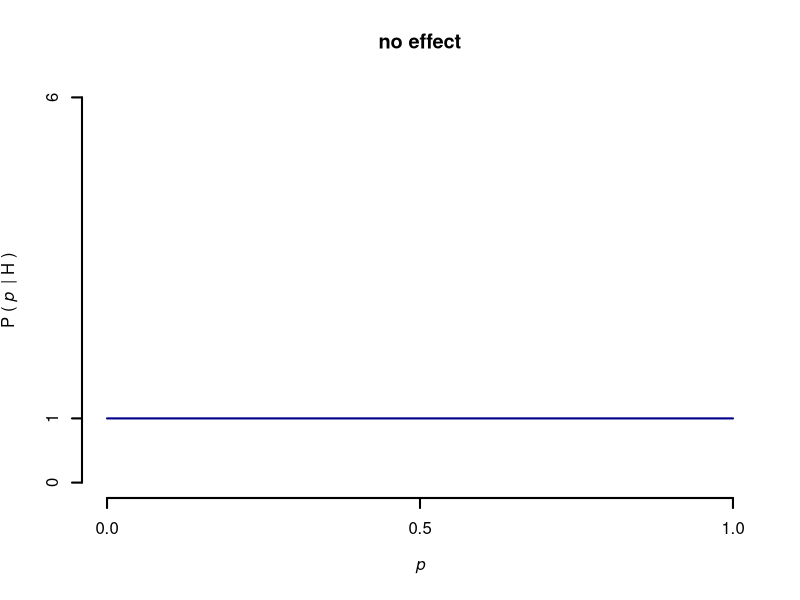
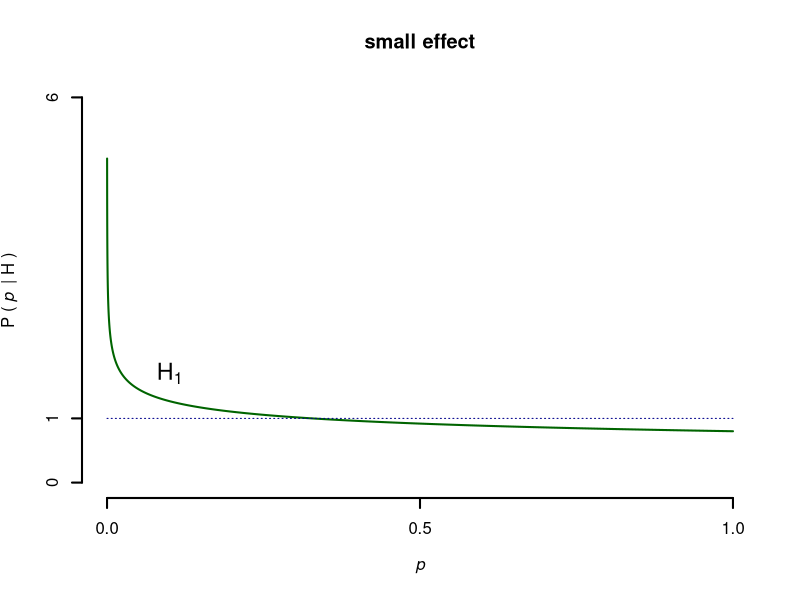
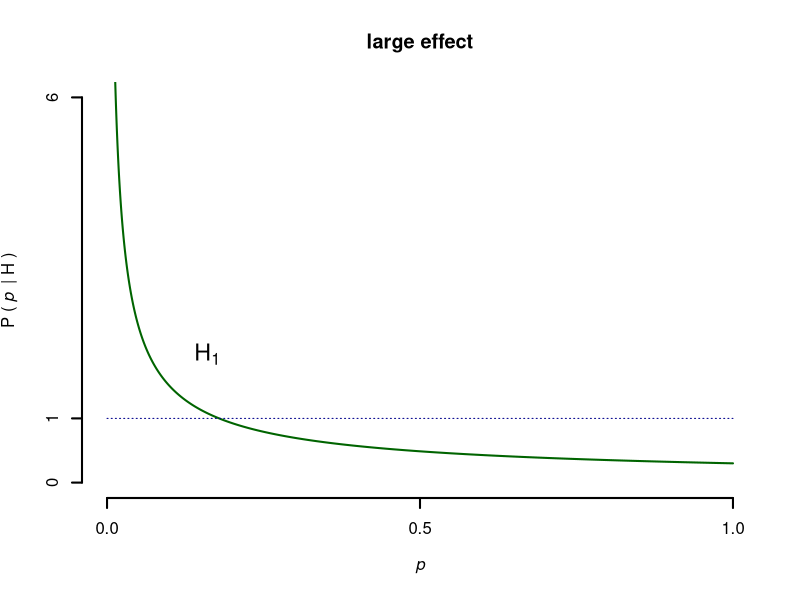
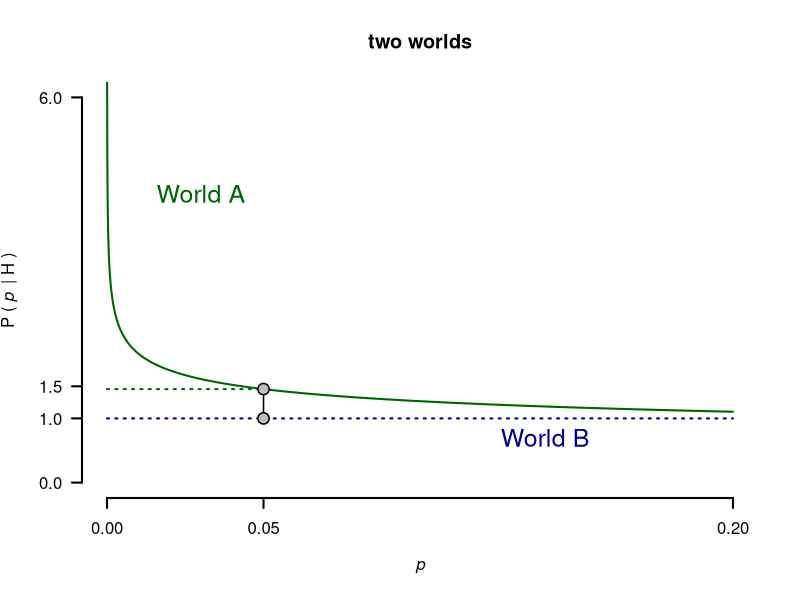
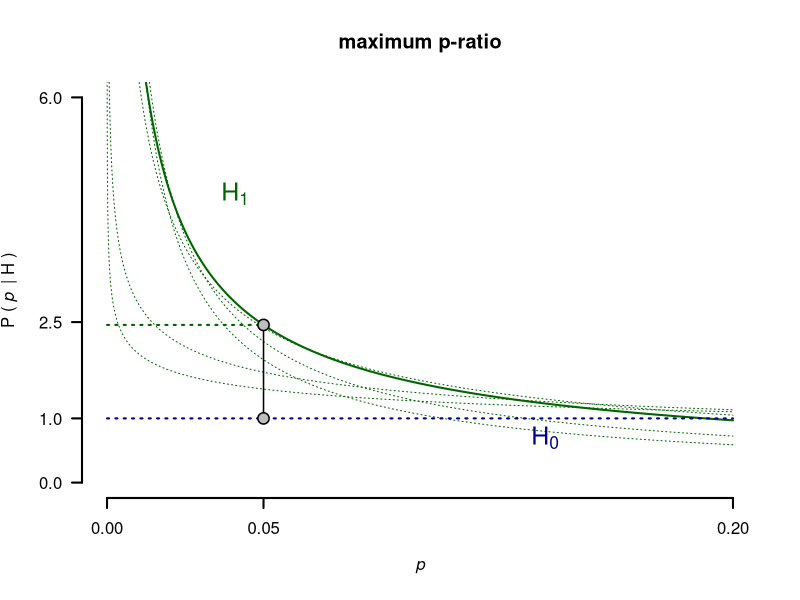

Recreate these plots in R, in order.
## ---- chunk 1
knitr::opts_chunk$set(echo = TRUE)
knitr::opts_chunk$set(dev = 'svg')
setwd("~/2-Werk/JASP/cartoon")

x <- seq(0, 1, length.out =10000)
x2 <- seq(0, 0.2, length.out =10000)
## ---- chunk 2
plot(x, dbeta(x, 1, 1), 
     type = "l", xlim = c(0,1), ylim = c(0,6), bty = "L", 
     axes = F, ylab = expression("P ("~italic("p")~" | H )"), xlab = expression(italic("p")), 
     col = "dark blue", lwd = 2, cex = 1.7,main = "no effect")
axis(2, at = c(0,1,6), lwd = 2, cex = 1.7)
axis(1, at = seq(0,1,by = 0.5), lwd = 2, cex = 1.7)
## ---- chunk 3
# Small effect
plot(x, dbeta(x, 0.8, 1), 
     type = "l", xlim = c(0,1), ylim = c(0,6), bty = "L", 
     axes = F, ylab = expression("P ("~italic("p")~" | H )"), xlab = expression(italic("p")), 
     col = "dark green", lwd = 2, cex = 4, main = "small effect")
lines(x = c(0,1), y = c(1,1), lty = 3, col = "dark blue", lwd = 1)
axis(2, at = c(0,1,6), lwd = 2, cex = 1.7)
axis(1, at = seq(0,1,by = 0.5), lwd = 2, cex = 1.7)
text(x = 0.1, y=1.7, expression(H[1]), cex = 1.4)
## ---- chunk 4
# Large effect
plot(x, dbeta(x, 0.3, 1), 
     type = "l", xlim = c(0,1), ylim = c(0,6), bty = "L", 
     axes = F, ylab = expression("P ("~italic("p")~" | H )"), xlab = expression(italic("p")), 
     col = "dark green", lwd = 2, cex = 4, main = "large effect")
lines(x = c(0,1), y = c(1,1), lty = 3, col = "dark blue", lwd = 1)
axis(2, at = c(0,1,6), lwd = 2, cex = 1.7)
axis(1, at = seq(0,1,by = 0.5), lwd = 2, cex = 1.7)
text(x = 0.16, y=2, expression(H[1]), cex = 1.4)

## ---- chunk 5
plot(x2, dbeta(x2, 0.8, 1), 
     type = "l", xlim = c(0,0.2), ylim = c(0,6), bty = "L", 
     axes = F, ylab = expression("P ("~italic("p")~" | H )"), xlab = expression(italic("p")), 
     col = "dark green", lwd = 2, cex = 4, main = "two worlds")
axis(2, at = c(0,1,round(dbeta(0.05,0.8,1),1),6), lwd = 2, cex = 1.7,las=1)
axis(1, at = c(0,0.05,0.2), lwd = 2, cex = 1.7)
lines(x = c(0.05,0.05), y = c(1,dbeta(0.05,0.8,1)), lwd = 1.5)
lines(x = c(0,0.2), y = c(1,1), lty = 3, col = "dark blue", lwd = 2)
lines(x = c(0,0.05), y = rep(dbeta(0.05,0.8,1),2), lty = 3, col = "dark green", lwd = 2)
points(x = c(0.05,0.05), 
             y = c(1, dbeta(0.05,0.8,1)), 
             pch = 21, bg = "grey", cex=1.5, lwd=1.5)
text(x = 0.03, y = 4.5,labels = "World A", col = "dark green", cex = 1.5)
text(x = 0.14, y = 0.7,labels = "World B", col = "dark blue", cex = 1.5)
## ---- chunk 6
plot(x2, dbeta(x2, 0.33, 1), 
     type = "l", xlim = c(0,0.2), ylim = c(0,6), bty = "L", 
     axes = F, ylab = expression("P ("~italic("p")~" | H )"), xlab = expression(italic("p")), 
     col = "dark green", lwd = 2, cex = 4, main = "maximum p-ratio")
lines(x2, dbeta(x2,0.8,1), col = "dark green", lty = 3)
lines(x2, dbeta(x2,0.7,1), col = "dark green", lty = 3)
lines(x2, dbeta(x2,0.4,1), col = "dark green", lty = 3)
lines(x2, dbeta(x2,0.2,1), col = "dark green", lty = 3)
lines(x2, dbeta(x2,0.15,1), col = "dark green", lty = 3)
axis(2, at = c(0,1,round(dbeta(0.05,0.33,1),1),6), lwd = 2, cex = 1.7,las=1)
axis(1, at = c(0,0.05,0.2), lwd = 2, cex = 1.7)
lines(x = c(0.05,0.05), y = c(1,dbeta(0.05,0.33,1)), lwd = 1.5)
lines(x = c(0,0.2), y = c(1,1), lty = 3, col = "dark blue", lwd = 2)
lines(x = c(0,0.05), y = rep(dbeta(0.05,0.33,1),2), lty = 3, col = "dark green", lwd = 2)
points(x = c(0.05,0.05), 
             y = c(1, dbeta(0.05,0.33,1)), 
             pch = 21, bg = "grey", cex=1.5, lwd=1.5)
text(x = 0.041, y = 4.5,labels = expression(H[1]), col = "dark green", cex = 1.5)
text(x = 0.14, y = 0.7,labels = expression(H[0]), col = "dark blue", cex = 1.5)
